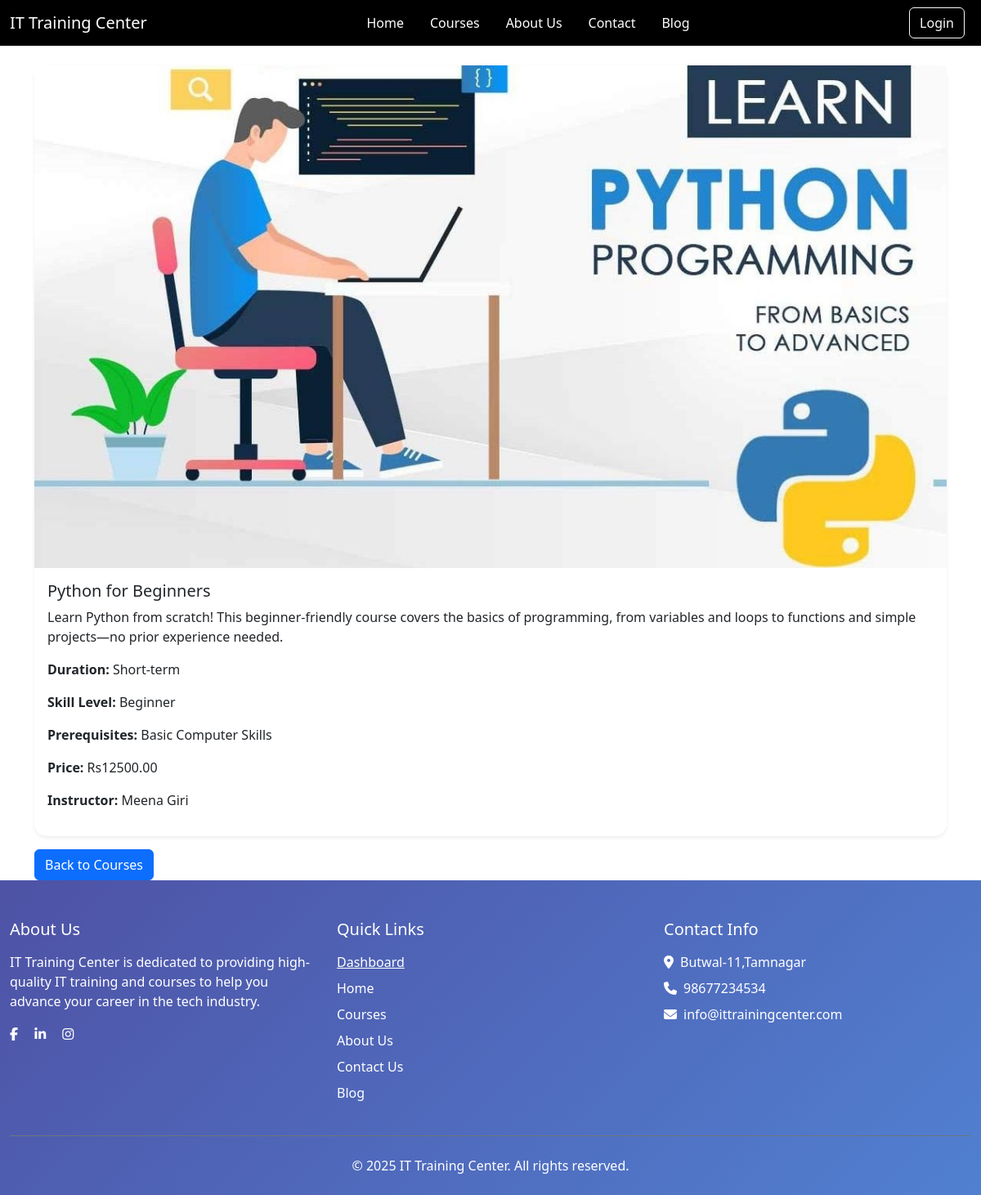
Screenshot of /instructor/view_course/1 with the database file from the repository.
### myapp/models.py (models this page shows, shortened)
class Course(models.Model):
    SKILL_LEVEL_CHOICES = [
        ('beginner', 'Beginner'),
        ('intermediate', 'Intermediate'),
        ('advanced', 'Advanced'),
    ]
    DURATION_CHOICES = [
        ('short-term', 'Short-term'),
        ('long-term', 'Long-term'),
    ]
    instructor = models.ForeignKey(
    settings.AUTH_USER_MODEL,
    on_delete=models.CASCADE,
    null=True,
    blank=True,
    related_name='courses'
)
    title = models.CharField(max_length=200)
    description = models.TextField()
    duration = models.CharField(max_length=20, choices=DURATION_CHOICES)
    skill_level = models.CharField(max_length=20, choices=SKILL_LEVEL_CHOICES)
    prerequisite = models.CharField(max_length=200, blank=True, null=True)
    price = models.DecimalField(max_digits=10, decimal_places=2)
    image = models.ImageField(upload_to='course_thumbnails/')
    promo_video_url = models.URLField(max_length=350, blank=True, null=True, help_text="YouTube/Vimeo embed URL")
    syllabus_video = models.FileField(upload_to='course_videos/', blank=True, null=True,
                                   help_text="Upload video file if not using URL")
    syllabus_text = models.TextField(blank=True, help_text="Detailed course syllabus")
    created_at = models.DateTimeField(auto_now_add=True)

class CustomUser(AbstractUser):
    USER_TYPE = (
        ("student", "Student"),
        ("instructor", "Instructor"),
    )
    user_type = models.CharField(max_length=100, choices=USER_TYPE, default='student')
    instructor_applied = models.BooleanField(default=False)
    instructor_approved = models.BooleanField(default=False)
    is_active = models.BooleanField(default=True)
    user_profile_image = models.ImageField(upload_to="images/profile_images/")
    phone = models.CharField(max_length=15, blank=True, null=True)
    address = models.TextField(blank=True, null=True)
    bio = models.TextField(blank=True, null=True)
    enrolled_courses = models.ManyToManyField('Course', related_name='enrolled_users', blank=True)

### instructorapp/views.py (the view)
# urls.py: path('view_course/<int:course_id>',view_course,name='view_course'),
def view_course(request, course_id):
    course = get_object_or_404(Course, id=course_id)
    return render(request, 'instructor/view_course.html', {'course': course})

### instructorapp/templates/instructor/view_course.html (shortened to what this page needs)
{% extends "base3.html" %}
{% load static %}
{% block content %}
<div class="container">
    <div class="card shadow-sm mt-4">
        <img src="{{ course.image.url }}" class="card-img-top" alt="{{ course.title }}">
        <div class="card-body">
            <h5 class="card-title">{{ course.title }}</h5>
            <p class="card-text">{{ course.description }}</p>
            <p><strong>Duration:</strong> {{ course.get_duration_display }}</p>
            <p><strong>Skill Level:</strong> {{ course.get_skill_level_display }}</p>
            {% if course.prerequisite %}
            <p><strong>Prerequisites:</strong> {{ course.prerequisite }}</p>
            {% endif %}
            <p><strong>Price:</strong> Rs{{ course.price }}</p>
            <p><strong>Instructor:</strong> {{ course.instructor.get_full_name }}</p>
        </div>
    </div>
    <a href="{% url 'my_courses' %}" class="btn btn-primary mt-3">Back to Courses</a>
</div>
{% endblock content %}

### myapp/static/css/style.css (style rules this page uses)
.card { border-radius: 15px; border: none; }

### rows the page displays
Course: image (picture), title "Python for Beginners", description "Learn Python from scratch! This beginner-friendly course covers the basics of programming, from variables and loops to functions and simple projects—no prior experience needed.", duration "Short-term", skill_level "Beginner", prerequisite "Basic Computer Skills", price "12500.00", instructor.get_full_name "Meena Giri"
